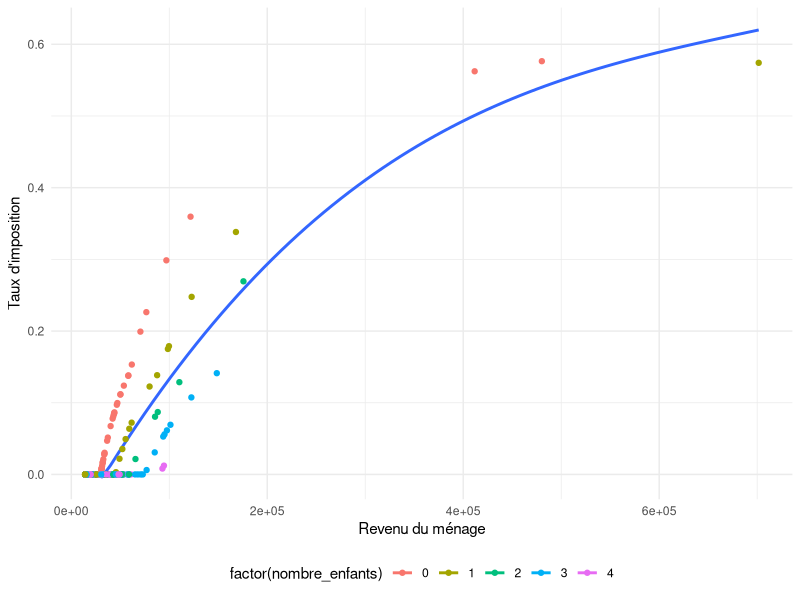

Write R code to recreate this figure.
library(ggplot2)
library(dplyr)

data <- read.csv("fisc.csv")

impot <- function(revenu) {
  tranches <- c(14999, 29999, Inf)
  taux <- c(0, .25, .40)

  montant_impot <-   sum(diff(c(0, pmin(revenu, tranches))) * taux)

  return(montant_impot)
}


data <- (
  data
  %>% mutate(
    revenu = zh + zf,
    nombre_parts = nombre_enfants + 2,
    quotient_familial = revenu / nombre_parts,
    impot_paye = Vectorize(impot)(quotient_familial) * nombre_parts,
    revenu_disponible = revenu - impot_paye,
    taux_effectif = impot_paye / revenu_disponible
    )
  )

(
  ggplot(data)
  + aes(x = revenu, y = taux_effectif, color = factor(nombre_enfants))
  + geom_smooth(se = F, aes(group = NA))
  + geom_point()
  + theme_minimal()
  + theme(legend.position = 'bottom')
  + labs(
      x = "Revenu du ménage",
      y = "Taux d'imposition",
      fill = "Nombre d'enfants"
  )
)
